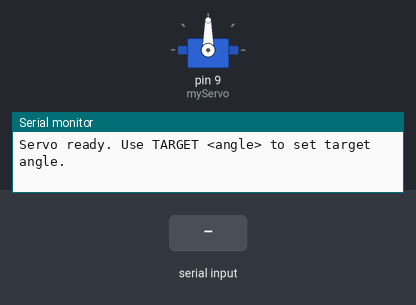
A sketch run on a simulated Arduino Uno, built with avr-gcc and run on an emulated ATmega328P. Shown: servo, the last lines printed to the serial monitor. The inputs (shaded band) are chosen by the test bench.

Above: at 1.2 s.
1.3 s: "TARGET\n" received over Serial
At 2.07 s:
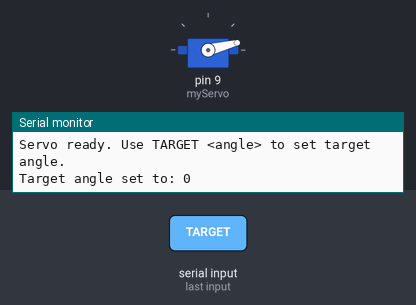
At 3.1 s:
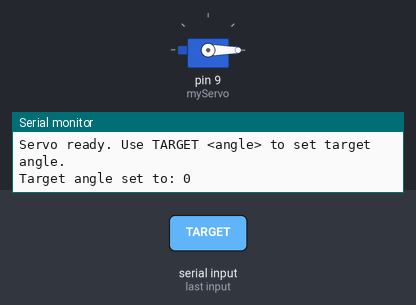
3.7 s: "TARGET,45\n" received over Serial
At 5.2 s:
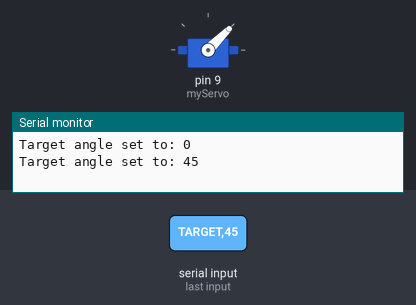
Timing chart, 0 to 6.7 s (numbered marks = the images above; inputs shaded):
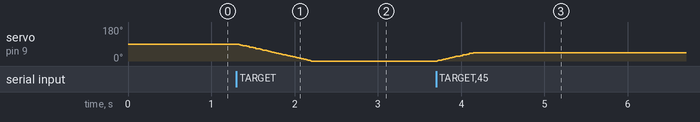

The sketch:

motor_servo_20.ino
```cpp
// snippet: motor_servo_20
// tags: servo, pwm, angle, sweep, millis
// boards: avr, megaavr, nano33iot, rp2040
// not-tags: romi32u4
// library: Servo
// description: Servo position ramp: serial TARGET <angle> command, ramp current angle toward target at max 90 de…
// prompts: servo, position, serial, target, <angle>, command
// verified: compile-only
// source: kd-generated (id 20)
// exact-include: Servo.h

#include <Servo.h>

Servo myServo;
int currentAngle = 90;
int targetAngle = 90;
unsigned long prevMs = 0;
const unsigned long INTERVAL = 10;  // 10ms step for 90deg/sec max

void setup() {
  Serial.begin(9600);
  myServo.attach(9);
  myServo.write(currentAngle);
  Serial.println("Servo ready. Use TARGET <angle> to set target angle.");
}

void loop() {
  unsigned long now = millis();
  if (now - prevMs >= INTERVAL) {
    prevMs = now;

    if (Serial.available() > 0) {
      String command = Serial.readStringUntil('\n');
      if (command.startsWith("TARGET")) {
        targetAngle = command.substring(7).toInt();
        Serial.print("Target angle set to: "); Serial.println(targetAngle);
      }
    }

    int angleDiff = targetAngle - currentAngle;
    if (angleDiff != 0) {
      int step = (angleDiff > 0) ? 1 : -1;
      currentAngle += step;
      if ((angleDiff > 0 && currentAngle >= targetAngle) || (angleDiff < 0 && currentAngle <= targetAngle)) {
        currentAngle = targetAngle;
      }
      myServo.write(currentAngle);
    }
  }
}
```

Measured:
- after the input at 1.3 s, servo on pin 9 (myServo): moves from 90° to 0° over 0.89 s, starting at once
- after the input at 3.7 s, servo on pin 9 (myServo): moves from 0° to 45° over 0.44 s, starting at once
